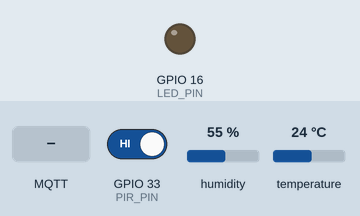
The sketch below on a simulated ESP32. Shown: output pins drawn as LEDs (lit = HIGH). The test bench sets the inputs (shaded band); at power-on: GPIO 33 (PIR_PIN) HIGH, humidity 55 %, temperature 24 °C. WiFi joins after 1.5 s; servers stay silent unless stated; no MQTT or app messages arrive unless stated; what the sketch prints to the serial monitor is not drawn.

Above: at 2.7 s.
2.8 s: MQTT message "ON" arrives on the first subscribed topic
At 3.6 s:
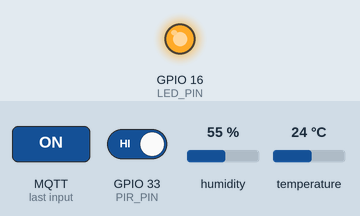
4.3 s: MQTT message "1" arrives on the first subscribed topic
At 4.7 s:
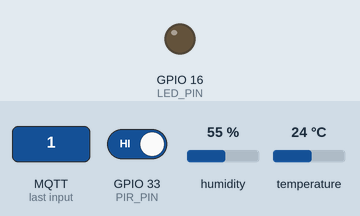
Timing chart, 0 to 7.3 s (numbered marks = the images above; inputs shaded):
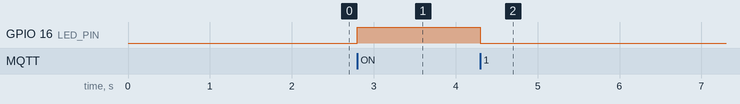

Measured:
- after the input at 2.8 s, GPIO 16 (LED_PIN): LOW → HIGH at once
- after the input at 4.3 s, GPIO 16 (LED_PIN): HIGH → LOW at once

The sketch:

esp32_sensor_node.ino
```cpp
#include <WiFi.h>
#include <PubSubClient.h>
#include <DHT.h>

// WiFi & MQTT settings
const char* ssid = "YOUR_WIFI_SSID";
const char* password = "YOUR_WIFI_PASSWORD";
const char* mqtt_server = "RASPBERRY_PI_IP";

// Pins
#define DHTPIN 4
#define DHTTYPE DHT11
#define PIR_PIN 33
#define LED_PIN 16

WiFiClient espClient;
PubSubClient client(espClient);
DHT dht(DHTPIN, DHTTYPE);

// Topics
const char* topic_temp = "sensors/esp32/temp";
const char* topic_humidity = "sensors/esp32/humidity";
const char* topic_motion = "sensors/esp32/motion";
const char* topic_led = "actuators/esp32/led";

void setup_wifi() {
  WiFi.begin(ssid, password);
  while (WiFi.status() != WL_CONNECTED) {
    delay(500);
    Serial.print(".");
  }
  Serial.println("\nWiFi connected");
}

void callback(char* topic, byte* payload, unsigned int length) {
  if (String(topic) == topic_led) {
    String message;
    for (int i=0; i<length; i++) message += (char)payload[i];
    digitalWrite(LED_PIN, message == "ON" ? HIGH : LOW);
  }
}

void reconnect() {
  while (!client.connected()) {
    if (client.connect("ESP32Client")) {
      client.subscribe(topic_led);
    } else {
      delay(5000);
    }
  }
}

void setup() {
  Serial.begin(115200);
  pinMode(LED_PIN, OUTPUT);
  pinMode(PIR_PIN, INPUT);
  dht.begin();
  setup_wifi();
  client.setServer(mqtt_server, 1883);
  client.setCallback(callback);
}

void loop() {
  if (!client.connected()) reconnect();
  client.loop();

  static unsigned long lastUpdate = 0;
  if (millis() - lastUpdate > 2000) {
    lastUpdate = millis();

    // Read sensors
    float t = dht.readTemperature();
    float h = dht.readHumidity();
    bool m = digitalRead(PIR_PIN);

    // Publish data
    if (!isnan(t)) client.publish(topic_temp, String(t).c_str());
    if (!isnan(h)) client.publish(topic_humidity, String(h).c_str());
    client.publish(topic_motion, m ? "1" : "0");
  }
}
```
